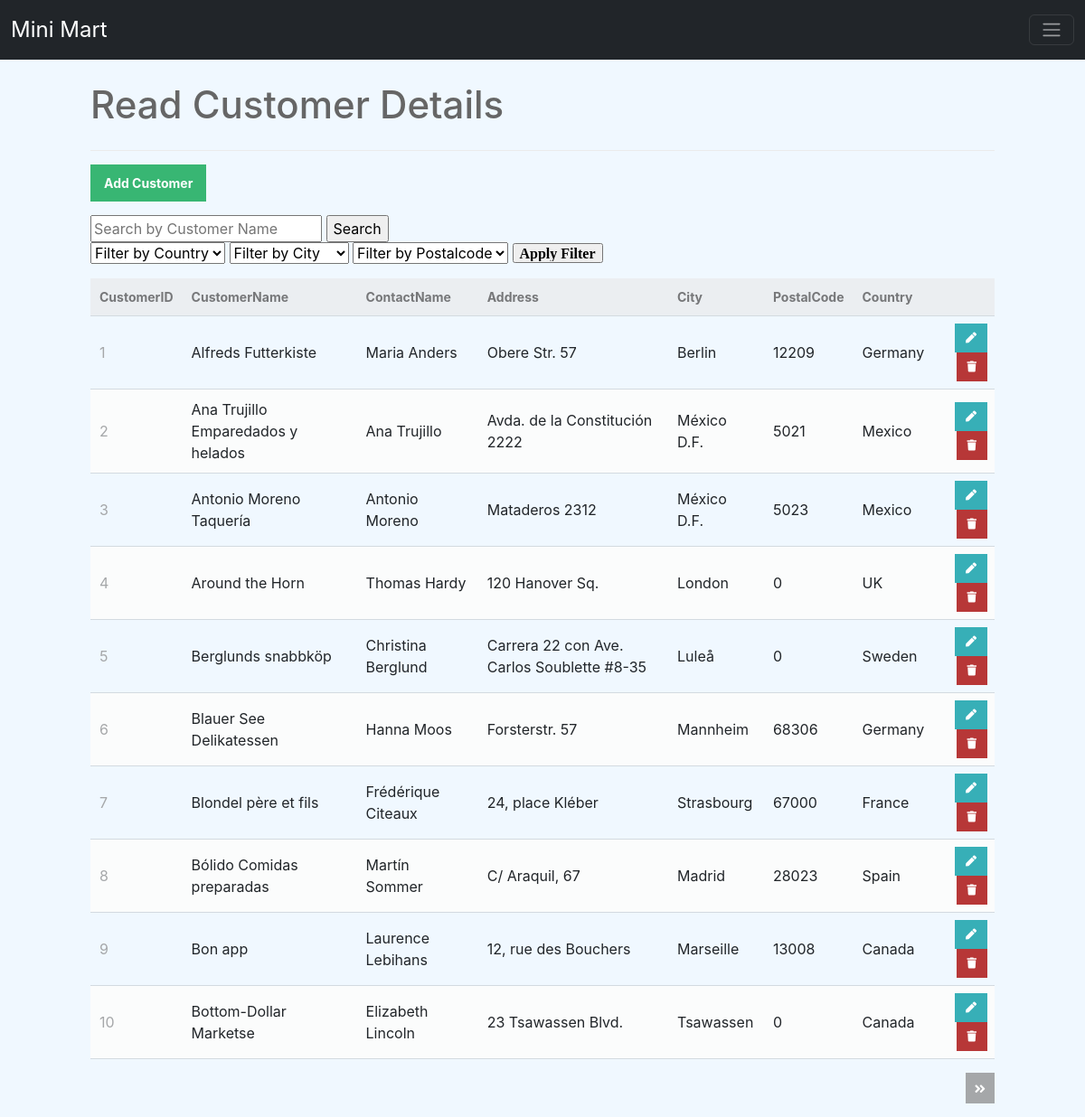
Page /Customer/read.php on the committed database.
### tables this page shows
CREATE TABLE `customer` (
  `CustomerID` int(11) NOT NULL,
  `CustomerName` varchar(50) NOT NULL,
  `ContactName` varchar(50) NOT NULL,
  `Address` varchar(50) NOT NULL,
  `City` varchar(50) NOT NULL,
  `PostalCode` int(50) NOT NULL,
  `Country` varchar(50) NOT NULL
);

### Customer/read.php (the view, shortened to what this page needs)
<?php
include 'function.php';
$pdo = pdo_connect_mysql();
$search = isset($_GET['search']) ? $_GET['search'] : '';
$page = isset($_GET['page']) && is_numeric($_GET['page']) ? (int)$_GET['page'] : 1;
$records_per_page = 10;
$sql = 'SELECT * FROM customer
        WHERE CustomerName LIKE :search ';
$sql .= 'ORDER BY CustomerID
          LIMIT :current_page, :record_per_page';
$stmt = $pdo->prepare($sql);
$stmt->bindValue(':search', '%' . $search . '%', PDO::PARAM_STR);
$stmt->bindValue(':current_page', ($page - 1) * $records_per_page, PDO::PARAM_INT);
$stmt->bindValue(':record_per_page', $records_per_page, PDO::PARAM_INT);
$stmt->execute();
$customer = $stmt->fetchAll(PDO::FETCH_ASSOC);
$num_customer = $pdo->query('SELECT COUNT(*) FROM customer')->fetchColumn();
?>
<?=template_header('Read')?>
<div class="content read">
    <h2>Read Customer Details</h2>
    <a href="../Customer/create.php" class="create-customer">Add Customer</a>
    <form action="" method="get">
        <input type="text" name="search" placeholder="Search by Customer Name" value="<?=htmlspecialchars($search, ENT_QUOTES)?>">
        <input type="submit" value="Search">
    </form>
    <form action="" method="get">
    <select name="country">
        <option value="">Filter by Country</option>
    </select>
    <select name="city">
        <option value="">Filter by City</option>
    </select>
    <select name="postalcode">
        <option value="">Filter by Postalcode</option>
    </select>
    <input type="submit" i class="fa fa-filter" value="Apply Filter" >
</form>
<p><p>
    <table>
        <thead>
            <tr>
                <td>CustomerID</td>
                <td>CustomerName</td>
                <td>ContactName</td>
                <td>Address</td>
                <td>City</td>
                <td>PostalCode</td>
                <td>Country</td>
                <td></td>
            </tr>
        </thead>
        <tbody>
            <?php foreach ($customer as $customer): ?>
            <tr>
                <td><?=$customer['CustomerID']?></td>
                <td><?=$customer['CustomerName']?></td>
                <td><?=$customer['ContactName']?></td>
                <td><?=$customer['Address']?></td>
                <td><?=$customer['City']?></td>
                <td><?=$customer['PostalCode']?></td>
                <td><?=$customer['Country']?></td>
                <td class="actions">
                    <a href="../Customer/update.php?CustomerID=<?=$customer['CustomerID']?>" class="edit"><i class="fas fa-pen fa-xs"></i></a>
                    <a href="../Customer/delete.php?CustomerID=<?=$customer['CustomerID']?>" class="trash"><i class="fas fa-trash fa-xs"></i></a>
                </td>
            </tr>
            <?php endforeach; ?>
        </tbody>
    </table>
    <div class="pagination">
        <?php if ($page*$records_per_page < $num_customer): ?>
        <a href="../Customer/read.php?page=<?=$page+1?>"><i class="fas fa-angle-double-right fa-sm"></i></a>
        <?php endif; ?>
    </div>
</div>
<?=template_footer()?>

### Customer/style.css (style rules this page uses)
* { box-sizing: border-box; font-family: -apple-system, BlinkMacSystemFont, "segoe ui", roboto, oxygen, ubuntu, cantarell, "fira sans", "droid sans", "helvetica neue", Arial, sans-serif; font-size: 16px; -webkit-font-smoothing: antialiased; -moz-osx-font-smoothing: grayscale; }
body { background-color: #FFFFFF; margin: 0; }
.content { width: 1000px; margin: 0 auto; }
.content h2 { margin: 0; padding: 25px 0; font-size: 42px; border-bottom: 1px solid #ebebeb; color: #666666; }
.read .create-customer { display: inline-block; text-decoration: none; background-color: #38b673; font-weight: bold; font-size: 14px; color: #FFFFFF; padding: 10px 15px; margin: 15px 0; }
.read .pagination { display: flex; justify-content: flex-end; }
.read .pagination a { display: inline-block; text-decoration: none; background-color: #a5a7a9; font-weight: bold; color: #FFFFFF; padding: 5px 10px; margin: 15px 0 15px 5px; }
.read table { width: 100%; padding-top: 30px; border-collapse: collapse; }
.read table thead { background-color: #ebeef1; border-bottom: 1px solid #d3dae0; }
.read table thead td { padding: 10px; font-weight: bold; color: #767779; font-size: 14px; }
.read table tbody tr { border-bottom: 1px solid #d3dae0; }
.read table tbody tr:nth-child(even) { background-color: #fbfcfc; }
.read table tbody tr td { padding: 10px; }
.read table tbody tr td:nth-child(1) { color: #a5a7a9; }
.read table tbody tr td.actions { padding: 8px; text-align: right; }
.read table tbody tr td.actions .edit, .read table tbody tr td.actions .trash { display: inline-flex; text-align: right; text-decoration: none; color: #FFFFFF; padding: 10px 12px; }
.read table tbody tr td.actions .trash { background-color: #b73737; }
.read table tbody tr td.actions .edit { background-color: #37afb7; }

### Customer/function.php (style rules this page uses)
body { background-color: #f0f8ff; }

### rows in the picture
customer: CustomerID "1", CustomerName "Alfreds Futterkiste", ContactName "Maria Anders", Address "Obere Str. 57", City "Berlin", PostalCode "12209", Country "Germany"
customer: CustomerID "2", CustomerName "Ana Trujillo Emparedados y helados", ContactName "Ana Trujillo", Address "Avda. de la Constitución 2222", City "México D.F.", PostalCode "5021", Country "Mexico"
customer: CustomerID "3", CustomerName "Antonio Moreno Taquería", ContactName "Antonio Moreno", Address "Mataderos 2312", City "México D.F.", PostalCode "5023", Country "Mexico"
customer: CustomerID "4", CustomerName "Around the Horn", ContactName "Thomas Hardy", Address "120 Hanover Sq.", City "London", PostalCode "0", Country "UK"
customer: CustomerID "5", CustomerName "Berglunds snabbköp", ContactName "Christina Berglund", Address "Carrera 22 con Ave. Carlos Soublette #8-35", City "Luleå", PostalCode "0", Country "Sweden"
customer: CustomerID "6", CustomerName "Blauer See Delikatessen", ContactName "Hanna Moos", Address "Forsterstr. 57", City "Mannheim", PostalCode "68306", Country "Germany"
customer: CustomerID "7", CustomerName "Blondel père et fils", ContactName "Frédérique Citeaux", Address "24, place Kléber", City "Strasbourg", PostalCode "67000", Country "France"
customer: CustomerID "8", CustomerName "Bólido Comidas preparadas", ContactName "Martín Sommer", Address "C/ Araquil, 67", City "Madrid", PostalCode "28023", Country "Spain"
customer: CustomerID "9", CustomerName "Bon app", ContactName "Laurence Lebihans", Address "12, rue des Bouchers", City "Marseille", PostalCode "13008", Country "Canada"
customer: CustomerID "10", CustomerName "Bottom-Dollar Marketse", ContactName "Elizabeth Lincoln", Address "23 Tsawassen Blvd.", City "Tsawassen", PostalCode "0", Country "Canada"
